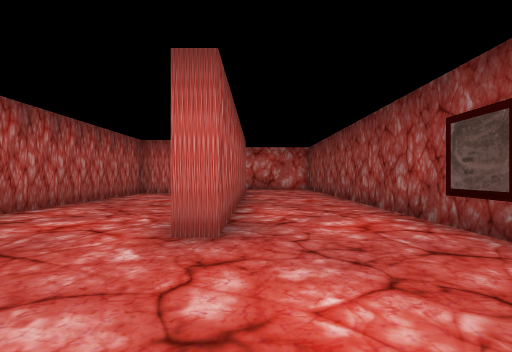
[1] (above)

24 first-person views from a walk through a 3-D level made in the Unity game engine. The camera is 1.3 m above the floor, looks level and sees 85° across. The floor is counted in squares, 2 m on a side. Each view is taken from the middle of a square. On the plan, view 1 faces up. The plan holds only what a view shows up to about 9 squares ahead; the rest is blank. The player is left out.

[2]
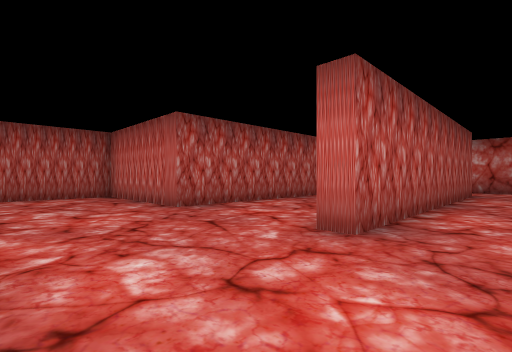

[3]
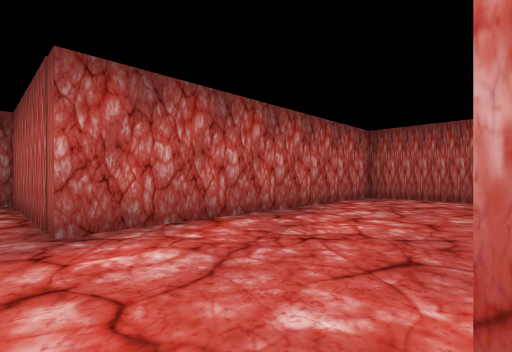

[4]
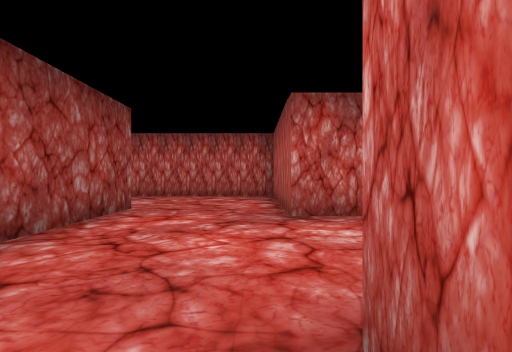

[5]
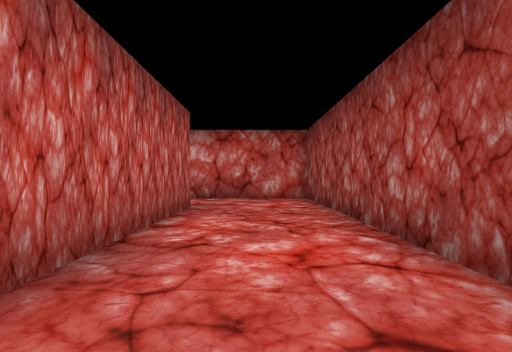

[6]
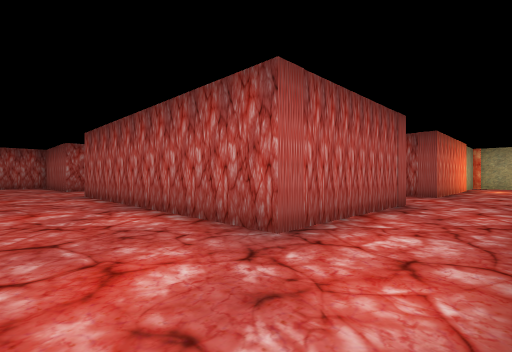

[7]
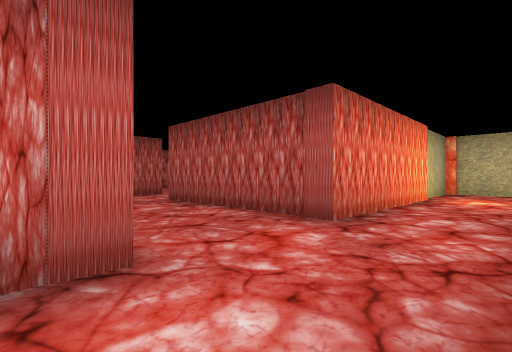

[8]
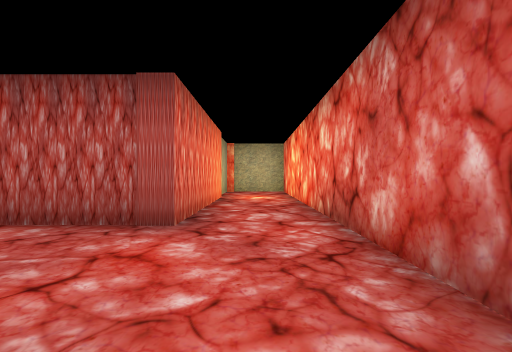

[9]
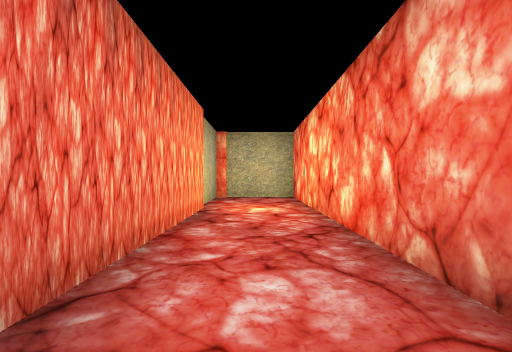

[10]
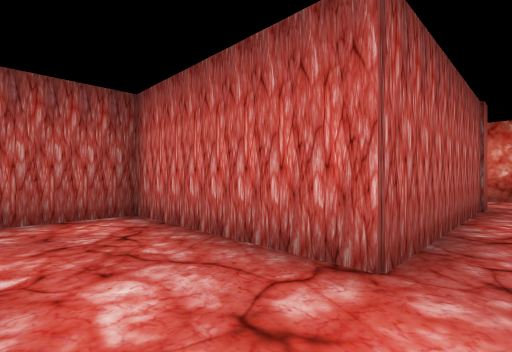

[11]
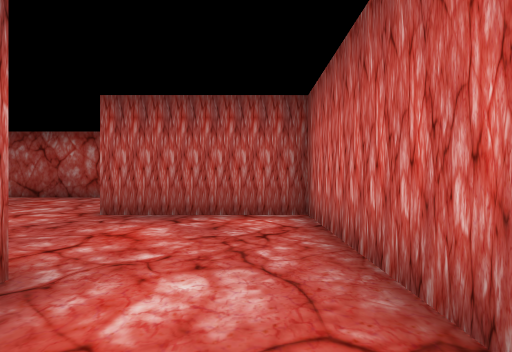

[12]
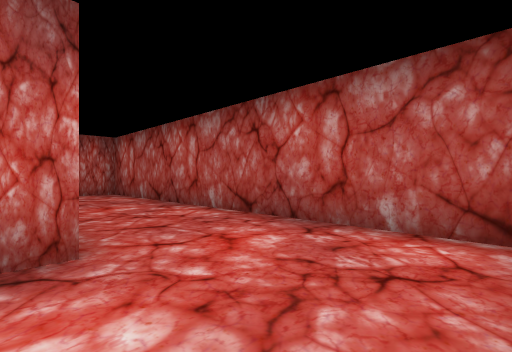

[13]
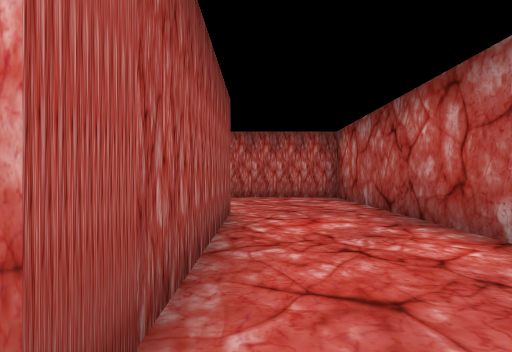

[14]
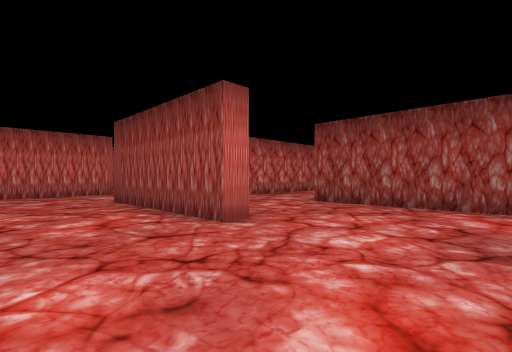

[15]
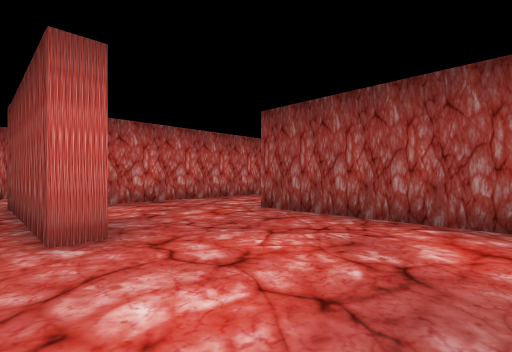

[16]
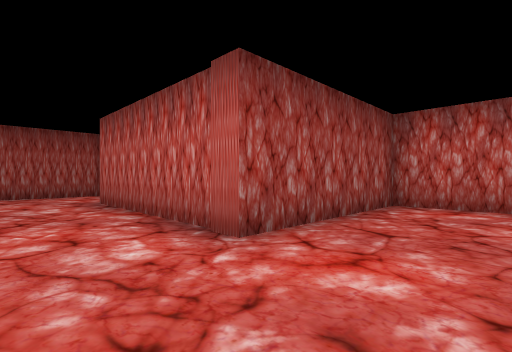

[17]
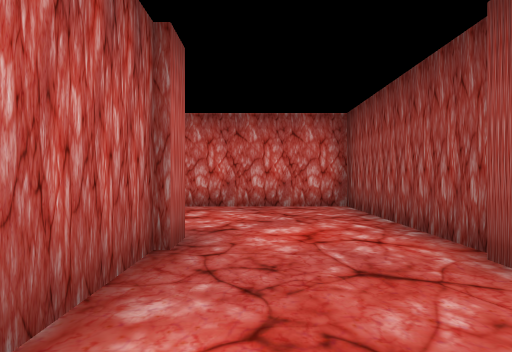

[18]
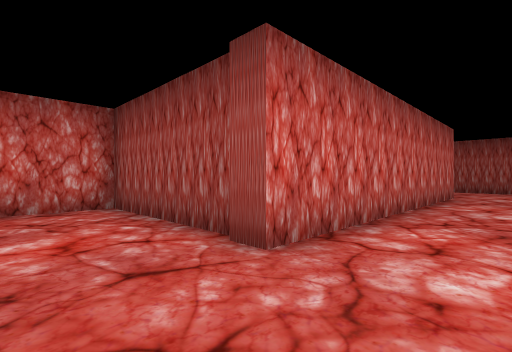

[19]
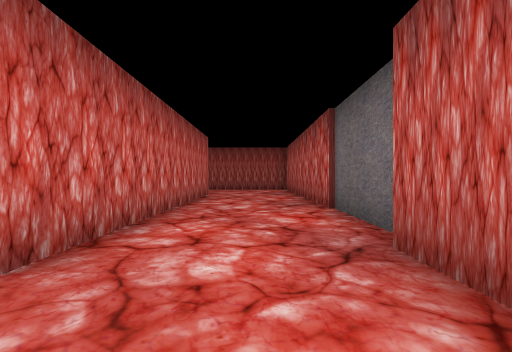

[20]
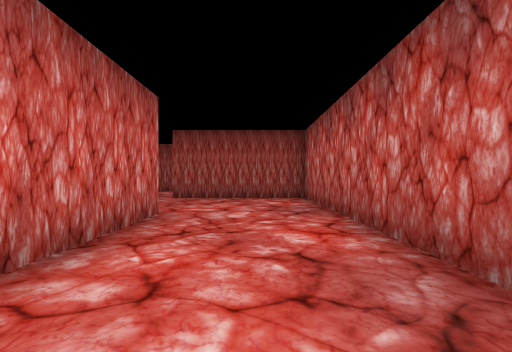

[21]
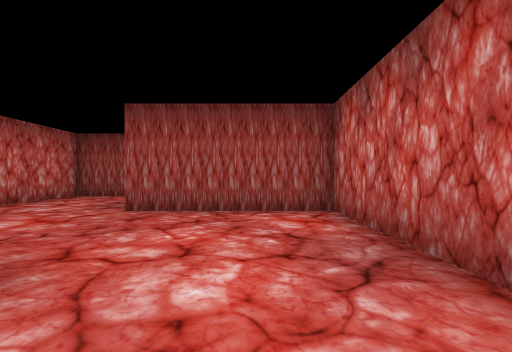

[22]
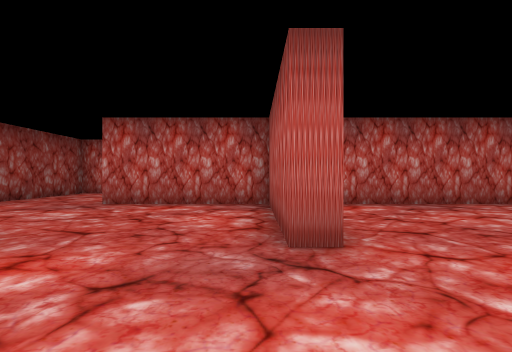

[23]
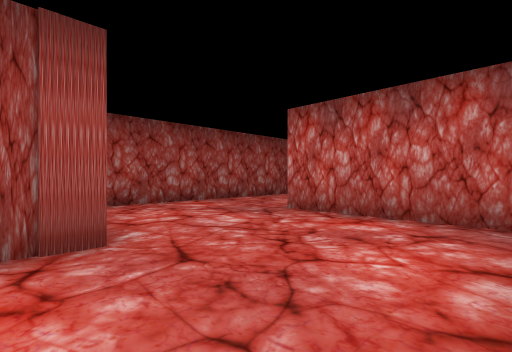

[24]
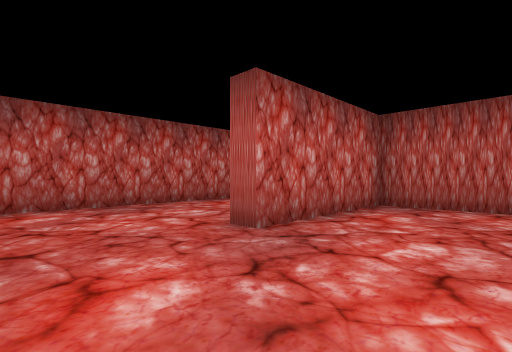

### Floor plan
Points are (right, up) in squares from view 1. A wall is a line through its corners. A room is listed if a view was taken in it or the views show most of it. See-through windows are left out.
Room 1 (views 1, 2, 3, 4, 5, 6, 7, 8, 9, 10, 11)
walls: (-4.3, 9) (-4.3, 3) (-8.3, 3) (-8.3, -0.5) (-0.4, -0.5) (-0.4, -3.4); (-4.9, 10.9) (-0.4, 10.9) (-0.4, 3) (-1, 3); (-5.2, 13.2) (-15.5, 13.2) (-15.5, 10.9) (-7.7, 10.9) (-7.7, 5.9); (2.5, -1.6) (2.5, 13.2) (-1, 13.2); (-0.6, -4.8) (4, -4.8)
ways out: opening at (-8.5, 4.5) to room 5
Room 2 (views 12, 13, 14, 15)
walls: (-12, -4.9) (-12.6, -4.9) (-12.6, -0.5) (-12, -0.5); (-12.4, 2.3) (-14.6, 2.3); (-15.5, 1.9) (-15.5, -8.5) (-12.2, -8.5); (-10.8, -8.5) (-8.8, -8.5) (-8.8, -4.1)
ways out: opening at (-10.5, -4) to room 3; opening at (-10.5, 3) to room 5
Room 3 (view 16)
walls: (-7.2, -1) (-10.9, -1); (-8.8, -4.1) (-3.9, -4.1) (-3.9, -6.1); (-1, -5.3) (-1, -1) (-4.6, -1)
ways out: opening at (-10.5, -4) to room 2; opening at (-2.5, -4.5) to room 4
Room 4 (views 17, 18, 19, 20, 21, 22, 23, 24)
walls: (6.9, -5.3) (-1, -5.3); (13.8, -4.9) (13.8, -1.3) (11.1, -1.3); (11.8, -12.3) (16.8, -12.3); (0.1, -8.5) (10.2, -8.5) (10.2, -4.6) (10.7, -4.6) (10.7, -8.5) (14.5, -8.5) (14.5, -9); (17.4, -11) (17.4, -5.9); (-1.8, -8.3) (-0.4, -8.3)
ways out: opening at (-2.5, -4.5) to room 3
Room 5 (no view inside)
walls: (-7.7, 5.9) (-11.7, 5.9) (-11.7, 2.4)
ways out: opening at (-8.5, 4.5) to room 1; opening at (-10.5, 3) to room 2

Where each view was taken, in squares from view 1:
view 1: 0 up, 0 right, facing up
view 2: 0 up, 1 right, facing up-left
view 3: 3 up, 0 right, facing down-left
view 4: 4 up, 0 right, facing down
view 5: 5 up, 1 right, facing up
view 6: 13 up, 2 right, facing down-left
view 7: 13 up, 4 left, facing down-left
view 8: 12 up, 4 left, facing left
view 9: 12 up, 7 left, facing left
view 10: 4 up, 7 left, facing up-left
view 11: 5 up, 7 left, facing left
view 12: 2 up, 12 left, facing down-left
view 13: 0 up, 13 left, facing down
view 14: 8 down, 15 left, facing up-right
view 15: 8 down, 13 left, facing up-right
view 16: 2 down, 11 left, facing down-right
view 17: 7 down, 3 left, facing up
view 18: 7 down, 3 left, facing up-right
view 19: 7 down, 3 left, facing right
view 20: 7 down, 2 right, facing right
view 21: 7 down, 5 right, facing right
view 22: 2 down, 11 right, facing down
view 23: 4 down, 11 right, facing down-right
view 24: 6 down, 17 right, facing down-left
